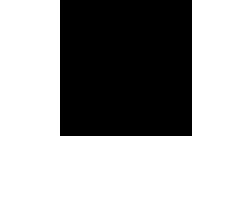
#> input picture New Bitmap Image.bmp, 60 x 53 px (shown 4 times larger); its folder holds only this picture in this run
$ python -i imagePInternals.py   (imports and definitions only)
#> lines starting #> are read from the running program, lines starting #| are printed output that depends on the picture; after the words box and inside, x2 and y2 are one past the last pixel; in counts of white or black regions, pixels touching at a corner belong together
from scipy.spatial import distance as dist
from imutils import perspective
from imutils import contours
import numpy as np
import argparse
import imutils
from cv2 import cv2
import math
import glob
import pickle

class dataBundle:
    def __init__(self):
        self.images = []

    def addImage(self, image):
        self.images.append(image)

    def serialize(self):
        pickle.dump(self, open("bundle.p", "wb"))
        return pickle.dumps(self)

    def deserialize(self):
        return pickle.load(open('bundle.p', 'rb'))

    def getData(self):
        return self.images


class imageProcessor:
    def __init__(self, filename):
#> called with filename = 'New Bitmap Image.bmp'
        self.filename=filename
        self.img=cv2.imread(self.filename)
#> self.img is the input picture: shape (53, 60, 3); 64.7% white; 1 black region, box (x1, y1, x2, y2) and area: (15, 0, 48, 34) 1122
        self.gray = cv2.cvtColor(self.img, cv2.COLOR_BGR2GRAY)
        self.thresh = cv2.threshold(self.gray,127,255,1)[1]
        self.contours,h = cv2.findContours(self.thresh,1,2)
#> self.contours = [[[15, 0], [15, 33], [47, 33], [47, 0]]]; h = [[-1, -1, -1, -1]]
    #warning you are now entering a bruh moment zone
    def serialize(self):
        pickle.dump(self, open("out.p", "wb"))
        return pickle.dumps(self)
    #warning you are now exiting a bruh moment zone
    def readPickle(self):
        return pickle.load(open('out.p', 'rb'))

    # [4 lines left out: function show, not called in this run]

    def detail(self):
        details = {
            "Vertices" : 0,
            "Perimeter" : 0,
            "SumOfAngles" : 0,
            "DistFromCentre" : 0
            }

        #Prints the results to screen
        #print("Number Of Objects Detected: "+str(len(self.contours)))
        for cnt in self.contours:
            #Approx is the amount of edges in the shape (circles just have a lot of faces))
            approx = cv2.approxPolyDP(cnt,0.015*cv2.arcLength(cnt,True),True)
            #approx is used for specific functions, cnt is used for the drawing.

            #print(len(approx))
            centre = self.getCentre(cnt)
            #print("Corners: "+str(self.getCorners(approx)))
            details["Vertices"] = (self.getCorners(approx))
            #print("Angle Of Shape: "+str(self.getOrientation(cnt, self.img)))

            if len(self.getEdgeLengths(approx)) < 9:
                #print("Lengths Of Edges: "+str(self.getEdgeLengths(approx)))
                details["Perimeter"] = (self.getEdgeLengths(approx))
            else:
                Perimeter = 0
                for i in self.getEdgeLengths(approx):
                    Perimeter += i
                #print("Lengths Of Edges: " + str(Perimeter))
                details["Perimeter"] = (Perimeter)
            if len(self.getEdgeLengths(approx)) < 42:
                #print("Sum of Angles: "+str(self.sumOfAngles(approx)))
                details["SumOfAngles"] = (self.sumOfAngles(approx))
            if len(self.DistanceFromCentre(approx)) < 42:
                details["DistFromCentre"] = (self.DistanceFromCentre(approx))
                #print("Distance From Center Of Object: "+str(self.DistanceFromCentre(approx)))
            else:
                #print("Distance From Center Of Object: "+str(self.DistanceFromCentre(approx)[0]))
                details["DistFromCentre"] = (self.DistanceFromCentre(approx))


            #Draw the object on the image. show() should be called after detail()
            cv2.drawContours(self.img,[cnt],0,-1)
            #cv2.circle(self.img, (centre[0], centre[1]), 3, (255, 0, 0), -1)

            return details
#> this loop made 1 pass
#> approx on pass 1: [[15, 0], [15, 33], [47, 33], [47, 0]]
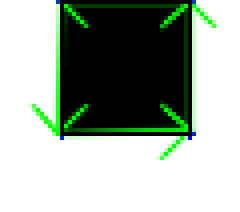
#> self.img: shape (53, 60, 3) (shown 4 times larger); 10.85% of pixels changed, all inside (x1, y1, x2, y2) = (7, 0, 55, 41)
#> after the loop, details = {'Vertices': 4, 'Perimeter': [32, 33, 32, 33], 'SumOfAngles': 286.5, 'DistFromCentre': [22, 22, 23, 23]}
    def save(self, name):
        cv2.imwrite(name, self.img)

    #Both Functions get the relative angle, both work to varying levels of success
    # [14 lines left out: functions getAngleDP, getAngleAtan, not called in this run]

    #Gets the angles in the shape, isn't working too well right now.
    def sumOfAngles(self, contours):

        conRect = []
        for i in range(len(contours)):
            conBB = cv2.minAreaRect(contours[i])

            conRect.append(conBB[0])
        AngleSet = 0
        for i in range(len(conRect)):

            Length1 = conRect[i-1]
            Length2 = conRect[i]

           # else:
                #Length1 = conRect[i-1]
               # Length2 = conRect[i+1]

            Angle = int(self.drawAxis(self.img, Length1, Length2, (0, 255, 0), 1))
            if Angle < 1:
                Angle *= -1
            AngleSet +=(Angle * 180 / math.pi)

        if AngleSet > 100 and AngleSet < 250:
            AngleSet = 180
        if AngleSet > 300 and AngleSet < 400:
            AngleSet = 360

        return AngleSet

    def drawAxis(self, img, p_, q_, colour, scale):
        p = list(p_)
        q = list(q_)
        ## [visualization1]
        angle = math.atan2(p[1] - q[1], p[0] - q[0]) # angle in radians
        #angle = self.getAngleDP(p,q)
        hypotenuse = math.sqrt((p[1] - q[1]) * (p[1] - q[1]) + (p[0] - q[0]) * (p[0] - q[0]))

        # Here we lengthen the arrow by a factor of scale
        q[0] = p[0] - scale * hypotenuse * math.cos(angle)
        q[1] = p[1] - scale * hypotenuse * math.sin(angle)
        cv2.line(img, (int(p[0]), int(p[1])), (int(q[0]), int(q[1])), colour, 1, cv2.LINE_AA)

        # create the arrow hooks
        p[0] = q[0] + 9 * math.cos(angle + math.pi / 4)
        p[1] = q[1] + 9 * math.sin(angle + math.pi / 4)
        cv2.line(img, (int(p[0]), int(p[1])), (int(q[0]), int(q[1])), colour, 1, cv2.LINE_AA)

        p[0] = q[0] + 9 * math.cos(angle - math.pi / 4)
        p[1] = q[1] + 9 * math.sin(angle - math.pi / 4)
        cv2.line(img, (int(p[0]), int(p[1])), (int(q[0]), int(q[1])), colour, 1, cv2.LINE_AA)

        return angle

    #Gets the overall rotation of the shape, spanning from -180 to 180
    # [27 lines left out: function getOrientation, not called in this run]

    #Marks the vertices of the shape, can be used to get the number of them as well
    def getCorners(self, contours):
        corners = 0
        for i in range(len(contours)):
            rect = cv2.minAreaRect(contours[i])
            center = rect[0]
            box = cv2.boxPoints(rect)
            box = np.int0(box)
            cv2.drawContours(self.img,[box],0,(255,0,0),2)
            corners += 1

        return corners
    #Gets the centre of an entire object based on contour
    def getCentre(self, contour):
        M = cv2.moments(contour)
        try:
            cX = int(M["m10"] / M["m00"]) #TODO: Can get a zero division error  make try and catch
            cY = int(M["m01"] / M["m00"])
        except:
            cX = 0
            cY = 0
        return cX, cY

    #Gets the distance of each corner(I think) to the centre of the shape
    def DistanceFromCentre(self, contours):
        conRect = []

        centrePoint = self.getCentre(contours)

        for i in range(len(contours)):
            conBB = cv2.minAreaRect(contours[i])

            conRect.append(conBB[0])
        disFromCentre = []
        for i in range(len(conRect)):
            Corner = conRect[i-1]

            Hypot = np.sqrt((Corner[0] - centrePoint[0])**2 + (Corner[1] - centrePoint[1])**2)
            disFromCentre.append(int(Hypot))

        return disFromCentre
    #Gets the length of each edge and compiles them into a list
    def getEdgeLengths(self, contours):
        conRect = []
        for i in range(len(contours)):
            conBB = cv2.minAreaRect(contours[i])

            conRect.append(conBB[0])
        conLength = []
        for i in range(len(conRect)):
            Length1 = conRect[i-1]
            Length2= conRect[i]


            Hypot = np.sqrt((Length1[0] - Length2[0])**2 + (Length1[1] - Length2[1])**2)
            conLength.append(int(Hypot))

        return conLength
    #Checks if Edge lengths are equal, doesn't work well with circles
    # [19 lines left out: function ifEdgeLengthsEqual, not called in this run]


#test = imageProcessor("C:/Users/hamis/Dropbox/Coding/Hamish/Vectorizer Python/shapes/triangle/52.png")
#print(test.detail())
#test.show()

>>> result = imageProcessor('New Bitmap Image.bmp').detail()
#> result has the same summary as details in detail

$ run again, on HoloSquare2.bmp
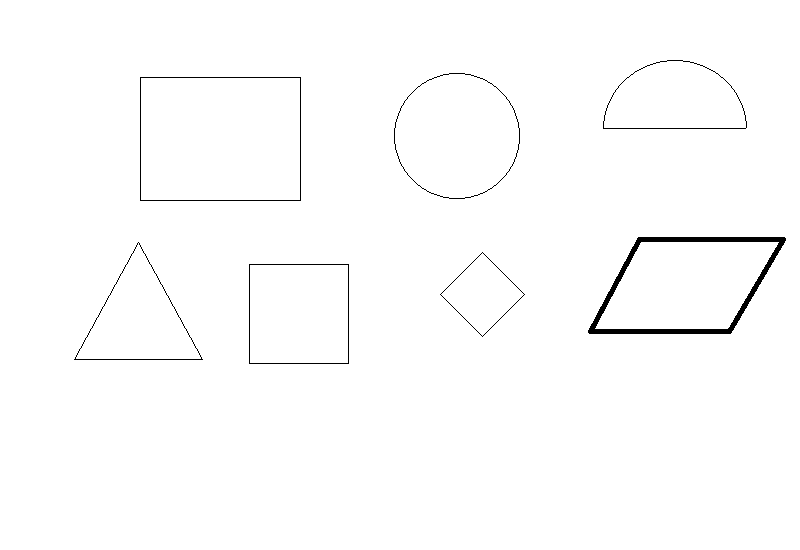
#> input picture HoloSquare2.bmp, 800 x 550 px
#> in __init__, self.img is the input picture: shape (550, 800, 3); 98.9% white; 7 black regions, largest, box (x1, y1, x2, y2) and area: (588, 237, 786, 334) 2466, (140, 77, 301, 201) 566, (249, 264, 349, 364) 396
#> self.thresh: shape (550, 800); 1.1% white; 7 white regions
#> self.contours = 14 contours; largest, box (x1, y1, x2, y2) and area: (140, 77, 301, 201) 19680, (140, 77, 301, 201) 19678, (588, 237, 786, 334) 14036, (394, 73, 520, 199) 12263, (394, 73, 520, 199) 12263; h = 14 rows, first 6: [1, -1, -1, -1], [2, 0, -1, -1], [3, 1, -1, -1], [4, 2, -1, -1], [5, 3, -1, -1], [6, 4, -1, -1]
#> the loop in detail, `for cnt in self.contours:` made 1 pass
#> approx on pass 1: [[249, 265], [347, 264], [348, 362], [250, 363]]
#> after the loop in detail, `for cnt in self.contours:`:
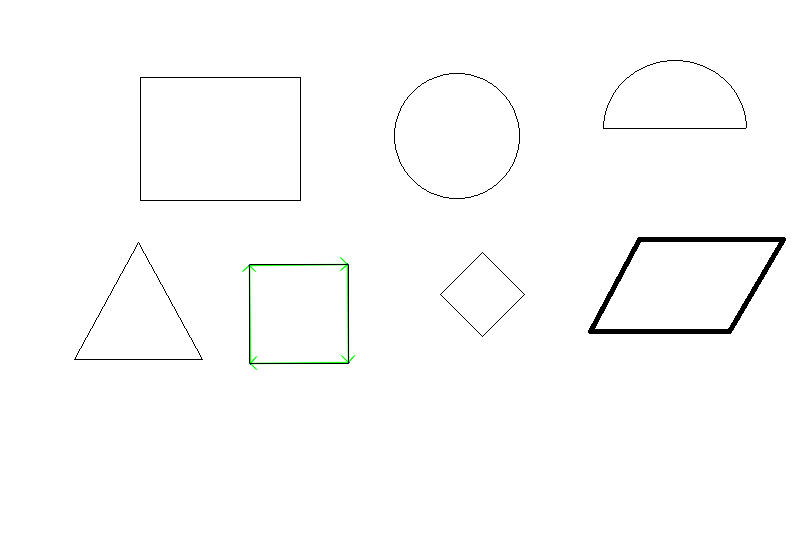
#> self.img: shape (550, 800, 3); 0.21% of pixels changed, all inside (x1, y1, x2, y2) = (242, 257, 356, 371)
#> after the loop in detail, `for cnt in self.contours:`: details = {'Vertices': 4, 'Perimeter': [98, 98, 98, 98], 'SumOfAngles': 286.5, 'DistFromCentre': [69, 68, 69, 70]}
#> result has the same summary as details in detail

$ run again, on circletest.bmp
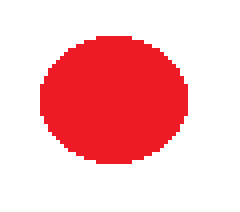
#> input picture circletest.bmp, 60 x 53 px (shown 4 times larger)
#> in __init__, self.img is the input picture: shape (53, 60, 3); mean B, G, R 191.4, 189, 249.8
#> in __init__, `self.gray = cv2.cvtColor(self.img, cv2.COLOR_BGR2GRAY)`:
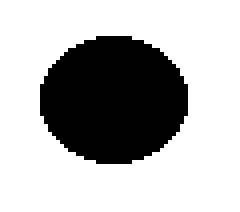
#> self.gray: shape (53, 60) (shown 4 times larger); values 91 (black) and 255 (white), 70.9% white; 1 black region, box (x1, y1, x2, y2) and area: (10, 9, 47, 41) 924
#> self.thresh: shape (53, 60); 29.1% white; 1 white region
#> self.contours = 1 contour; box (x1, y1, x2, y2) and area: (10, 9, 47, 41) 876; h = [[-1, -1, -1, -1]]
#> the loop in detail, `for cnt in self.contours:` made 1 pass
#> after the loop in detail, `for cnt in self.contours:`:
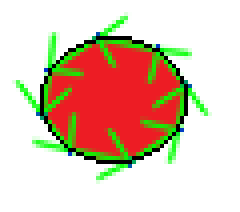
#> self.img: shape (53, 60, 3) (shown 4 times larger); 19.56% of pixels changed, all inside (x1, y1, x2, y2) = (3, 3, 53, 46)
#> after the loop in detail, `for cnt in self.contours:`: details = {'Vertices': 8, 'Perimeter': [15, 14, 11, 11, 15, 14, 11, 11], 'SumOfAngles': 458.4, 'DistFromCentre': [16, 15, 17, 18, 17, 16, 17, 18]}
#> result has the same summary as details in detail
